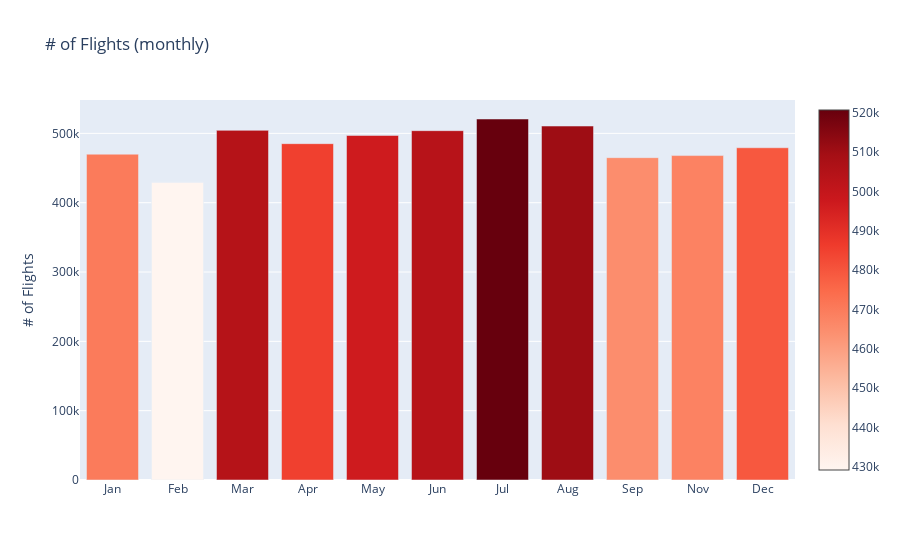

The notebook cell saved with this chart:
### Markdown cell above
**We should apply basic map functions for transforming months from (0-12) to (Jan-Nov) & days from (1-7) to (Monday-Sunday)**

### Code cell
dff = df.MONTH.value_counts().to_frame().reset_index().sort_values(by='index')
dff.columns = ['month', 'flight_num']
month = {1: 'Jan', 2: 'Feb', 3: 'Mar', 4: 'Apr', 5: 'May',
            6: 'Jun', 7: 'Jul', 8: 'Aug', 9: 'Sep', 10: 'Oct', 11: 'Nov', 12: 'Dec'}
dff.month = dff.month.map(month)

trace = go.Bar(
    x=dff.month,
    y=dff.flight_num,
    marker=dict(
        color = dff.flight_num,
        colorscale='Reds',
        showscale=True)
)

data = [trace]
layout = go.Layout(
    title='# of Flights (monthly)', 
    yaxis = dict(title = '# of Flights'
                                                )
)

fig = go.Figure(data=data, layout=layout)
py.iplot(fig)

### Figure 1 — Plotly figure (JSON) as saved in the notebook; plotly's stock layout.template omitted (floating-point values rounded to 4 significant figures)
{"data": [{"marker": {"color": [469968, 429191, 504312, 485151, 496993, 503897, 520718, 510536, 464946, 467972, 479230], "colorscale": [[0, "rgb(255,245,240)"], [0.125, "rgb(254,224,210)"], [0.25, "rgb(252,187,161)"], [0.375, "rgb(252,146,114)"], [0.5, "rgb(251,106,74)"], [0.625, "rgb(239,59,44)"], [0.75, "rgb(203,24,29)"], [0.875, "rgb(165,15,21)"], [1, "rgb(103,0,13)"]], "showscale": true}, "type": "bar", "x": ["Jan", "Feb", "Mar", "Apr", "May", "Jun", "Jul", "Aug", "Sep", "Nov", "Dec"], "y": [469968, 429191, 504312, 485151, 496993, 503897, 520718, 510536, 464946, 467972, 479230]}], "layout": {"title": {"text": "# of Flights (monthly)"}, "yaxis": {"title": {"text": "# of Flights"}}}}
